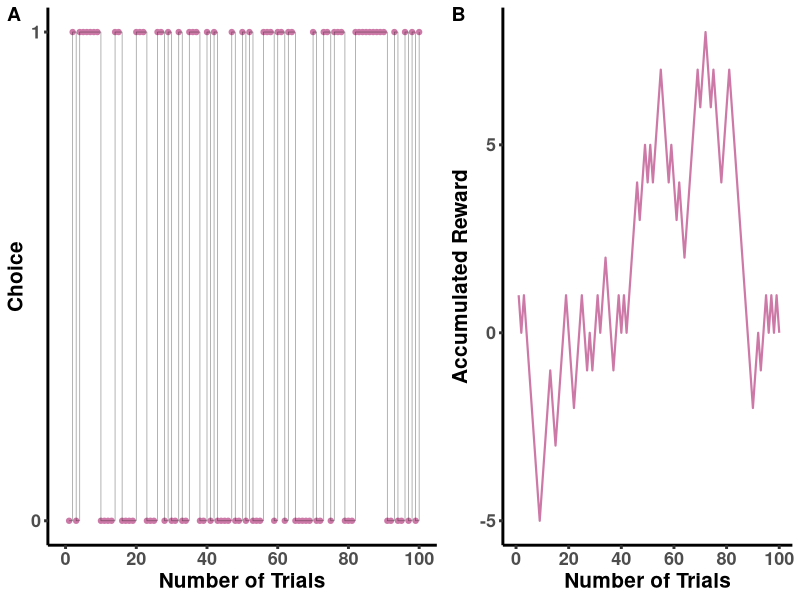
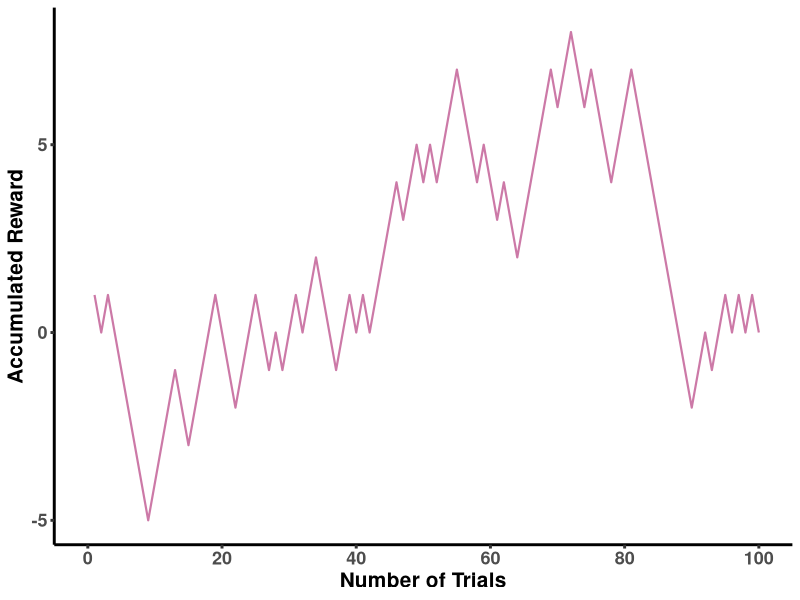
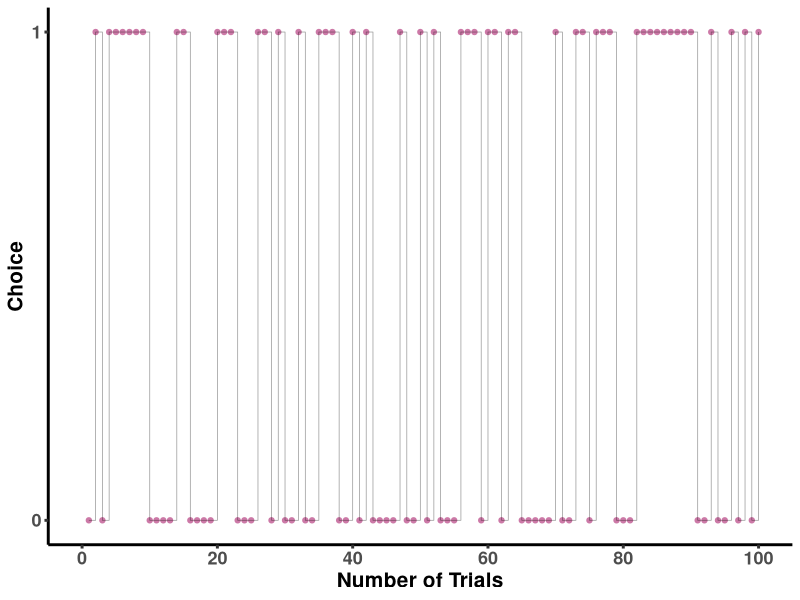

Write the R code that produced these figures, in order. (Note: this script raises an error after producing the figures.)
## clear the console and memory
rm(list = ls())
graphics.off()
cat("\014")

##
library(ggplot2)
library(ggpubr)
set.seed(2020)

## the theme for plotting 
pic_theme <- theme(axis.title = element_text(face="bold", size = 15),
                    axis.text = element_text(face="bold", size = 13),
                    legend.title = element_blank(),
                    legend.text = element_text(face="bold", size = 15),
                    panel.background = element_blank(),
                    axis.line = element_line(colour = "black", size = 1),
                    axis.ticks = element_line(size = 1),
                    panel.grid.major.y = element_blank(),
                    panel.grid.minor.y = element_blank(),
                    panel.grid.major.x = element_blank(),
                    panel.grid.minor.x = element_blank(),
                    text = element_text(family = "sans"),
                    legend.position = c(0.15, 0.95))


## establish a simple binary-choice
mu1 = 1
mu2 = -1

reward = c(mu1,mu2)
ntrials = 100
# adopt simple random strategy
p=0.5
p_choose=c(p,1-p)
choice=rep(0,ntrials)
choice=s_decision=sample(c(0:1), size = 100, replace = T, prob = p_choose)
accumulated_reward1=rep(0,ntrials)
for (t in 1:ntrials){
  tmp_reward=reward[choice[t]+1]
  if (t==1){
    accumulated_reward1[t]=tmp_reward
  }else{
  accumulated_reward1[t]=accumulated_reward1[t-1]+tmp_reward
  }
}
choice=as.data.frame(choice)
accumulated_reward1=as.data.frame(accumulated_reward1)

## plotting 1
pic_choice_trials1 <-
  ggplot(data = choice, aes(x = c(1: ntrials), y = choice)) +
  geom_point(colour = "#CC79A7", size = 1.5, alpha = 1) +
  geom_step(size = 0.25, alpha = 0.4, linetype = 1) +
  scale_x_continuous(limits = c(0, 100), breaks = seq(0, 100, by = 20)) +
  scale_y_continuous(limits = c(0, 1), breaks = c(0, 1)) +
  labs(x = "Number of Trials", y = "Choice") +
  pic_theme

pic_accre_trials1 <- 
  ggplot(data = accumulated_reward1, aes(x = c(1: ntrials), y = accumulated_reward1)) + 
  geom_line(size = 0.75, linetype = 1, colour = "#CC79A7") +
  scale_x_continuous(limits = c(0, 100), breaks = seq(0, 100, by = 20)) +
  labs(x = "Number of Trials", y = "Accumulated Reward") +
  pic_theme

model_free_sim1 <- ggarrange(pic_choice_trials1, pic_accre_trials1, ncol = 2, nrow = 1, labels = c("A", "B"),
                         widths = c(1.25, 1), heights = 1)

ggsave(filename = "./pic/model_free_sim1.png", plot = model_free_sim1, 
       width = 11, height = 5.5)

#adopt WSLS strategy
p_reward1=c(0.8,0.2)
p_reward2=c(0.2,0.8)
p_reward=rbind(p_reward1,p_reward2)
p_reward=as.data.frame(p_reward)
choice=rep(0,ntrials)
accumulated_reward2=rep(0,ntrials)
for (t in 1:ntrials){
  if (t==1){
    choice[t]=sample(c(1:2), size = 1, replace = T, prob = p_choose)
    tmp_reward=sample(c(1,-1), size = 1, replace = T, prob = p_reward[choice[t],])
    accumulated_reward1[t]=tmp_reward
  }else{
    if(tmp_reward>0){
      choice[t]=choice[t-1]
    }else{
      choice[t]=3-choice[t-1]
    }
    tmp_reward=sample(c(1,-1), size = 1, replace = T, prob = p_reward[choice[t],])
    accumulated_reward2[t]=accumulated_reward2[t-1]+tmp_reward
  }
}
choice=as.data.frame(choice)
accumulated_reward2=as.data.frame(accumulated_reward2)

## plotting 2
pic_choice_trials2 <-
  ggplot(data = choice, aes(x = c(1: ntrials), y = choice)) +
  geom_point(colour = "#CC79A7", size = 1.5, alpha = 1) +
  geom_step(size = 0.25, alpha = 0.4, linetype = 1) +
  scale_x_continuous(limits = c(0, 100), breaks = seq(0, 100, by = 20)) +
  scale_y_continuous(limits = c(1, 2), breaks = c(1, 2)) +
  labs(x = "Number of Trials", y = "Choice") +
  pic_theme

pic_accre_trials2 <- 
  ggplot(data = accumulated_reward2, aes(x = c(1: ntrials), y = accumulated_reward2)) + 
  geom_line(size = 0.75, linetype = 1, colour = "#CC79A7") +
  scale_x_continuous(limits = c(0, 100), breaks = seq(0, 100, by = 20)) +
  labs(x = "Number of Trials", y = "Accumulated Reward") +
  pic_theme

model_free_sim2 <- ggarrange(pic_choice_trials2, pic_accre_trials2, ncol = 2, nrow = 1, labels = c("A", "B"),
                             widths = c(1.25, 1), heights = 1)

ggsave(filename = "./pic/model_free_sim2.png", plot = model_free_sim2, 
       width = 11, height = 5.5)
